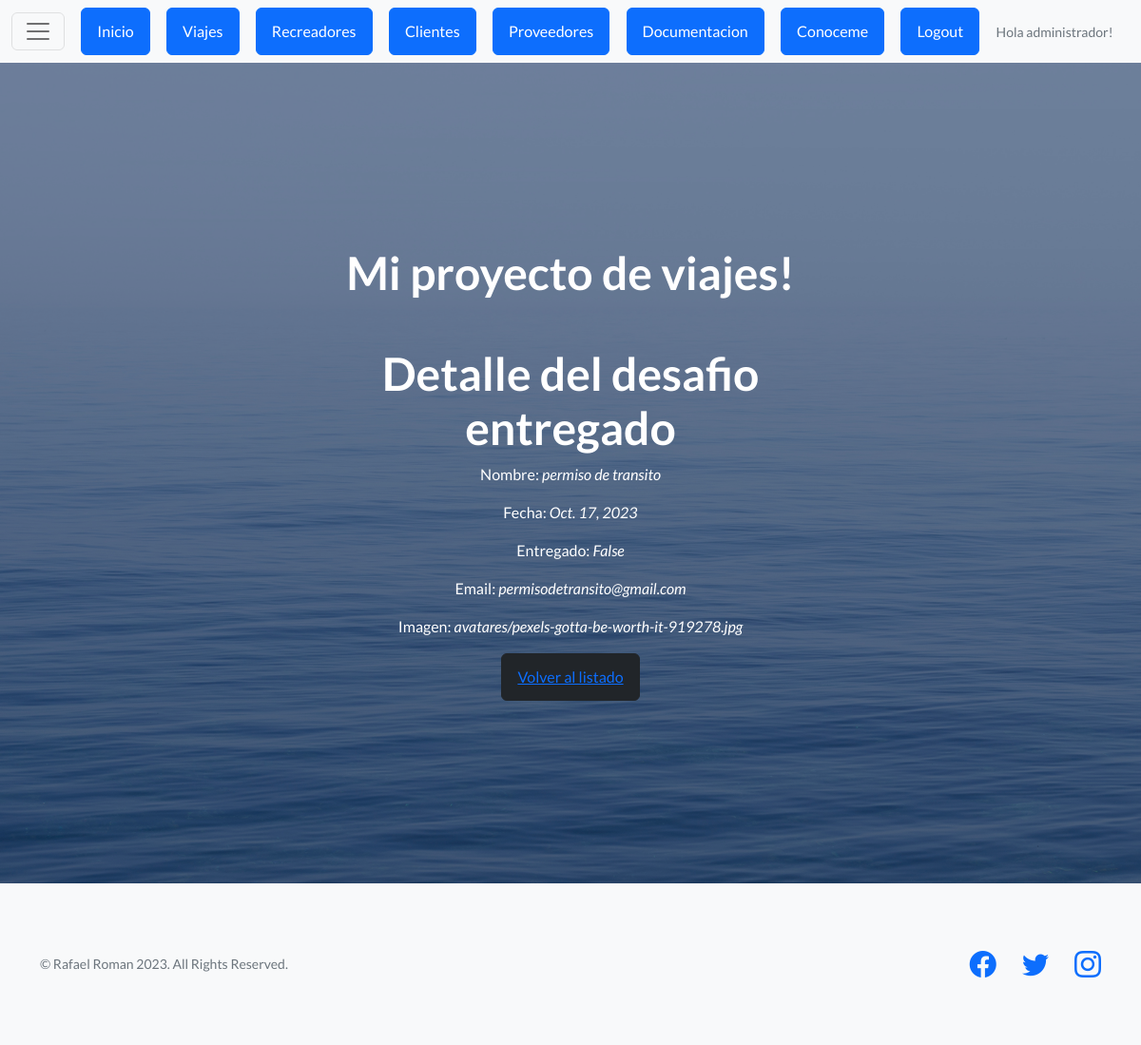
Before: /proyecto/documentacion/detail//10/ (signed in) with the older database file.
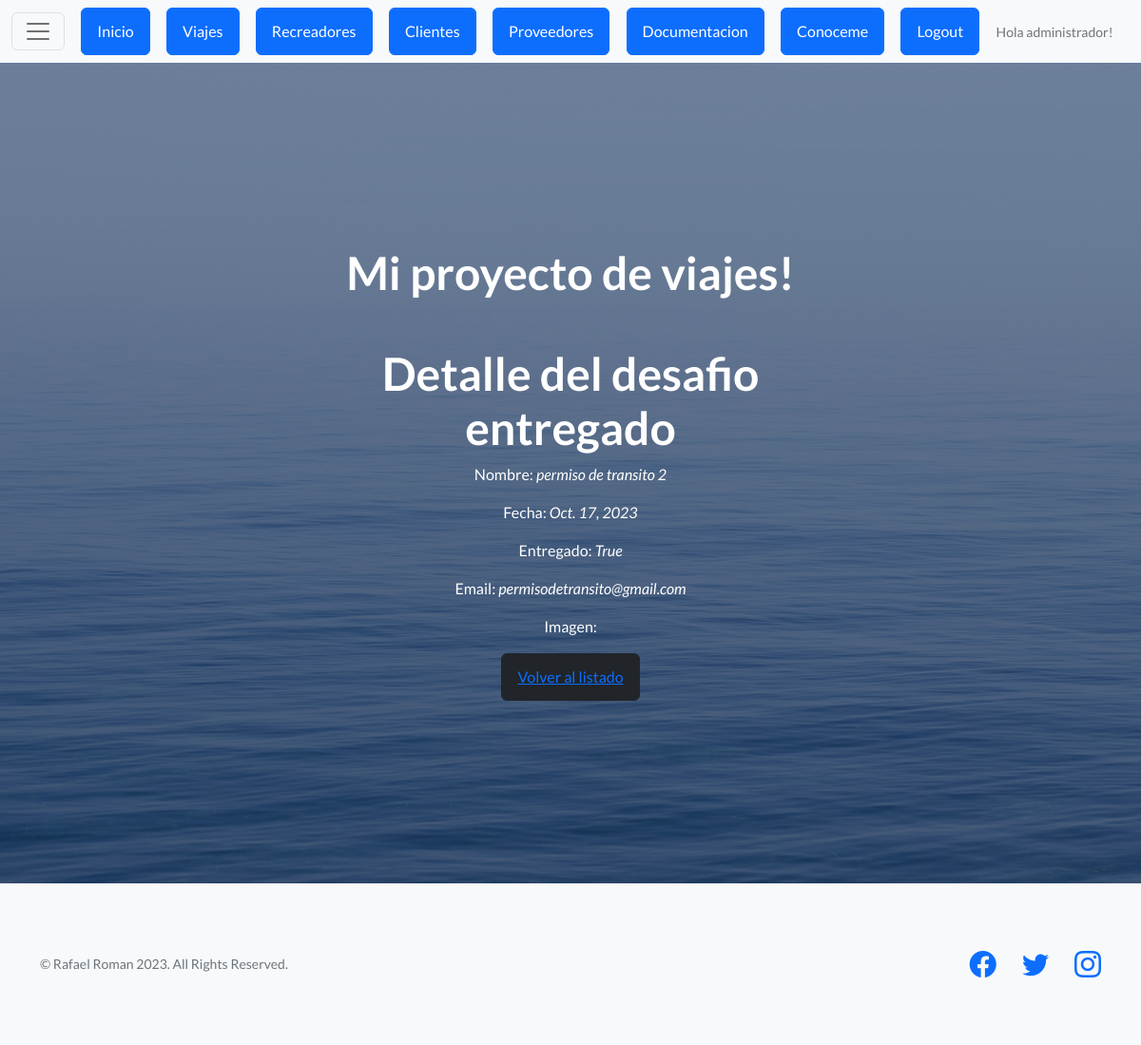
After: the same page with the newer database file.
### appexcursiones/models.py (models this page shows, shortened)
class Documentacion(models.Model):
    nombre = models.CharField(max_length=50)
    fechatope = models.DateField()
    entregado = models.BooleanField()
    email= models.EmailField(max_length=80)
    imagen_viaj= models.ImageField(null=True, blank=True, upload_to="media")

### appexcursiones/views.py (the view)
# urls.py: path('documentacion/detail//<pk>/',  views.DocumentacionDetail.as_view(), name="proyecto-documentacion-detail"),
class DocumentacionDetail(LoginRequiredMixin, DetailView):
    model = Documentacion
    template_name = "Appnuevo/documentacion_detail.html"

### appexcursiones/templates/Appnuevo/documentacion_detail.html
{% extends "Appnuevo/base.html" %}
{% load static %}
{% block contenido %}
<h1>Detalle del desafio entregado</h1>
<p>Nombre: <i>{{documentacion.nombre}}</i></p>
<p>Fecha: <i>{{documentacion.fechatope}}</i></p>
<p>Entregado: <i>{{documentacion.entregado}}</i></p>
<p>Email: <i>{{documentacion.email}}</i></p>
<p>Imagen: <i>{{documentacion.imagen_viaj}}</i></p>
<button type="button" class="btn btn-dark"><a href="{% url 'proyecto-documentacion-list' %}">Volver al listado</a>
{% endblock contenido %}

Changed rows visible on the page:
changed Documentacion "permisodetransito@gmail.com": nombre "permiso de transito" → "permiso de transito 2"; entregado "False" → "True"; imagen_viaj "avatares/pexels-gotta-be-worth-it-919278.jpg" → (not shown)
